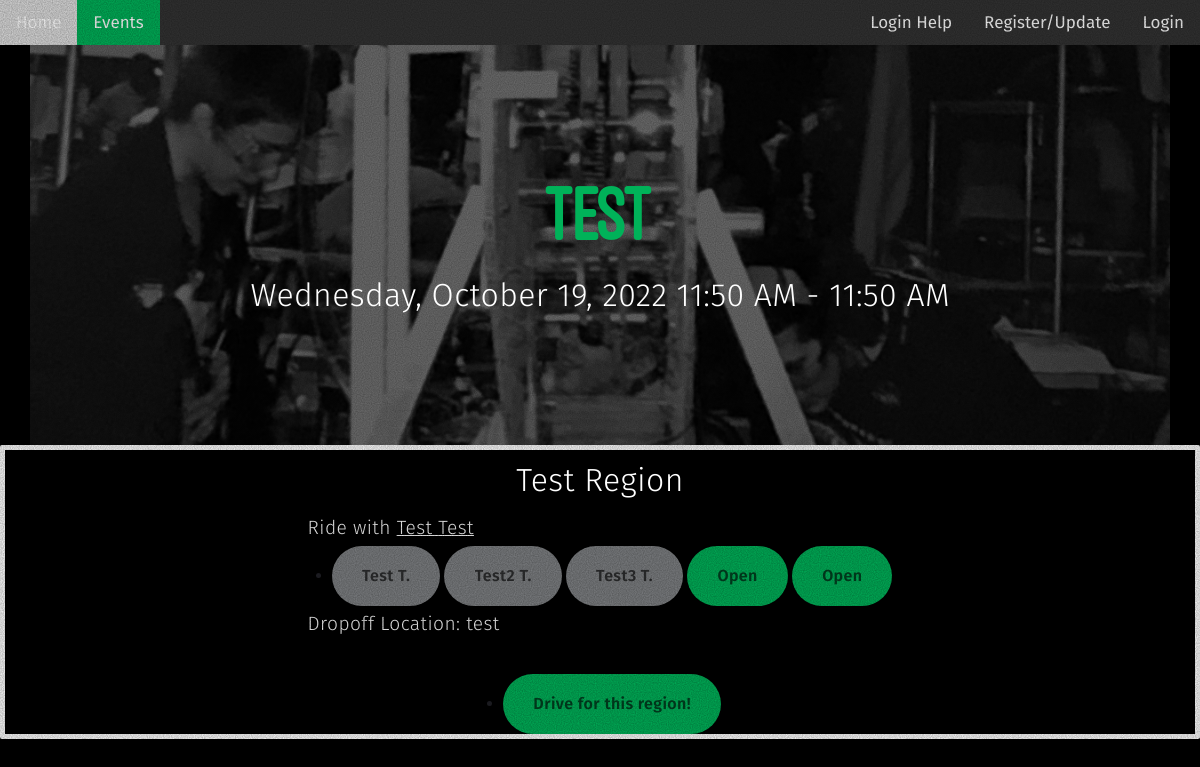
Screenshot of /event/1 with the database file from the repository.
### carpooling/models.py (models this page shows, shortened)
class Event(db.Model):
    __tablename__ = 'events'
    index = db.Column(db.Integer, primary_key=True)
    event_name = db.Column(db.String, nullable=False)
    event_date = db.Column(db.DateTime, nullable=False)
    event_start_time = db.Column(db.DateTime, nullable=False)
    event_end_time = db.Column(db.DateTime, nullable=False)
    event_location = db.Column(db.String, nullable=False, default='Maggie Walker Governor\'s School')
    event_description = db.Column(db.String, nullable=True)
    def get_description(self):
        if self.event_description is None:
            return ''
        return self.event_description
    def get_date(self):
        return self.event_date.strftime('%A, %B %d, %Y')
    def get_times(self):
        return f'{self.event_start_time.strftime("%I:%M %p")} - {self.event_end_time.strftime("%I:%M %p")}'
    def __repr__(self):
        return f'Event: {self.event_name}'

class Region(db.Model):
    __tablename__ = 'regions'
    name = db.Column(db.String, primary_key=True)
    dropoff_location = db.Column(db.String, nullable=False)
    color = db.Column(db.String, nullable=False, default='#fff')
    def get_carpools_in_event(self, event: Event):
        return [carpool for carpool in self.carpools if carpool.event == event]

class Carpool(db.Model):
    __tablename__ = 'carpools'
    index = db.Column(db.Integer, primary_key=True)
    driver_index = db.Column(db.Integer, db.ForeignKey('drivers.index'), nullable=True)
    driver = db.relationship('Driver', backref=db.backref('carpools', lazy=True))
    num_passengers = db.Column(db.Integer, nullable=False)
    event_index = db.Column(db.String, db.ForeignKey('events.index'), nullable=False)
    event = db.relationship('Event', backref=db.backref('carpools', lazy=True))
    destination = db.Column(db.String, nullable=False)
    extra_information = db.Column(db.String)
    region = db.relationship('Region', backref=db.backref('carpools'), lazy=True)
    region_name = db.Column(db.String, db.ForeignKey('regions.name'), nullable=False)
    passengers = db.relationship('Passenger', secondary='passenger_carpool_links', overlaps='carpools')
    def has_driver(self):
        return self.driver is not None
    def get_passenger_number_name(self, number: int) -> str:
        try:
            if self.passengers[number] is None:
                return 'Open'
        except IndexError:
            return 'Open'
        return self.passengers[number].first_name.capitalize() + ' ' + self.passengers[number].last_name[0].capitalize() + '.'
    def get_dropoff_location(self):
        if self.destination is not None:
            return self.destination
        else:
            return self.region.dropoff_location

class Driver(db.Model):
    __tablename__ = 'drivers'
    index = db.Column(db.Integer, primary_key=True)
    last_name = db.Column(db.String, nullable=False)
    first_name = db.Column(db.String, nullable=False)
    num_seats = db.Column(db.Integer, nullable=False)
    phone_number = db.Column(db.String, nullable=False)
    email_address = db.Column(db.String, nullable=False)
    student_or_parent = db.Column(db.String, nullable=False)
    num_years_with_license = db.Column(db.String)
    car_type_1 = db.Column(db.String, nullable=False)
    car_color_1 = db.Column(db.String, nullable=False)
    car_type_2 = db.Column(db.String)
    car_color_2 = db.Column(db.String)
    emergency_contact_number = db.Column(db.String, nullable=False)
    emergency_contact_relation = db.Column(db.String, nullable=False)
    extra_information = db.Column(db.String)

class Passenger(db.Model):
    __tablename__ = 'passengers'
    index = db.Column(db.Integer, primary_key=True)
    last_name = db.Column(db.String, nullable=False)
    first_name = db.Column(db.String, nullable=False)
    phone_number = db.Column(db.String, nullable=False)
    email_address = db.Column(db.String, nullable=False)
    emergency_contact_number = db.Column(db.String, nullable=True)
    emergency_contact_relation = db.Column(db.String, nullable=True)
    extra_information = db.Column(db.String)
    region_name = db.Column(db.String, db.ForeignKey('regions.name'), nullable=True)
    region = db.relationship('Region', backref=db.backref('passengers'))
    carpools = db.relationship('Carpool', secondary='passenger_carpool_links', overlaps='passengers')

### carpooling/routes.py (the view)
@app.route('/event/<event_index>')
def event_page(event_index):
    event = Event.query.get(event_index)
    logger.info(Event.query.all()[0].index)
    logger.info(event)
    return render_template('event_page_template.html', event=event, regions=Region.query.all(), user=current_user)

### carpooling/templates/event_page_template.html (shortened to what this page needs)
<!DOCTYPE html>
<html data-wf-domain="sarahs-dandy-site.webflow.io" data-wf-page="633db6b20fc68522b30e41f4" data-wf-site="633db6b20fc685cfcc0e41e2">
<head>
    <link href="{{ url_for('static', filename='events_style.css')}}" rel="stylesheet" type="text/css"/>
    <link href="{{ url_for('static', filename='carrdstyle.css')}}" rel="stylesheet" type="text/css"/>
</head>
<body class="body">
    <div class="page-content">
        <div class="topnav">
            <a href="{{ url_for('home_page') }}">Home</a>
            <a class= "active" href="{{ url_for('events_page') }}">Events</a>
            {% if user.is_authenticated %}
            <a class="user-info" href = "{{ url_for('user_profile_page', user_id=user.id) }}">{{ user.first_name.capitalize() }} {{user.last_name.capitalize()}}</a>
            <a class="user-info" onclick="confirm_logout(event)" href="{{ url_for('home_page', logout=True) }}">Logout</a>
<a class="user-info" href="{{url_for('manage_carpools_page')}}">Manage Carpools </a>
            {% else %}
            <a class="user-info" href="{{ url_for('login_page') }}">Login</a>
            <a class="user-info" href="{{url_for('generic_register_page')}}">Register/Update</a>
            <a class="user-info" href="{{url_for('login_help_page')}}">Login Help</a>
            {% endif %}
          </div>
        </div>
        <div class="banner">
            <div class="banner-second">
                <div class="container center w-container">
                    <div class="align-center">
                        <h1 class="style1">
                            {{event.event_name}}
                        </h1>
                        <h2 class="style2"> {{event.get_date()}} {{event.get_times()}}</h2>
                    </div>
                </div>
            </div>
        </div>
    <div class="style1">
        {% for region in regions%}
        <div class="regiondiv" style="border-color:{{region.color}}">
            <h3 class="style2">{{region.name.capitalize()}} Region</h3>
            {% for carpool in region.get_carpools_in_event(event) %}
                {% if carpool.has_driver() %}
                <div class="style1">
                <p class="style2"> Ride with <a href= "{{url_for('driver_page', firstname=carpool.driver.first_name, lastname=carpool.driver.last_name )}}"> {{carpool.driver.first_name.capitalize()}} {{carpool.driver.last_name.capitalize()}}</a> </p>
                <ul id="buttons01" class="style1 buttons">
                    <li>
                {% for i in range(carpool.num_passengers) %}
                    {% if carpool.get_passenger_number_name(i) !='Open' %}
                    <a class="closedbutton n01">
                        <span class="label"> {{carpool.get_passenger_number_name(i)}} </span>
                    </a>
                    {% else %}
                    <a href="{{ url_for('passenger_carpool_signup_page', carpool_index = carpool.index)}}" class="button n01">
                        <span class="label">{{carpool.get_passenger_number_name(i)}} </span>
                        </a>
                    {% endif %}
                {% endfor %}
                    </li>
                </ul>
                <p class = "style2"> Dropoff Location: {{carpool.get_dropoff_location()}} </p>
                </div>
                {% else %}
                <br>
                <br>
                <div class="style1">
                    <ul class="style1 buttons">
                        <li>
                    <a href={{ url_for('driver_carpool_signup_page', carpool_index = carpool.index)}} onclick="confirm_valid_driver(event)" class="button n01">
                        <span class="label">Drive for this region!</span>
                    </a>
                        </li>
                    </ul>
                </div>
                {% endif %}
            {% endfor %}
        </div>
        {% endfor %}
    </div>
</body>
</html>

### rows the page displays
Event: event_name "test", get_date "Wednesday, October 19, 2022", get_times "11:50 AM - 11:50 AM"
Region: name "Test"
Carpool: driver.first_name "Test", driver.last_name "Test", get_passenger_number_name "Test T." "Test2 T." "Test3 T.", get_passenger_number_name "Open" "Open", get_dropoff_location "test"
